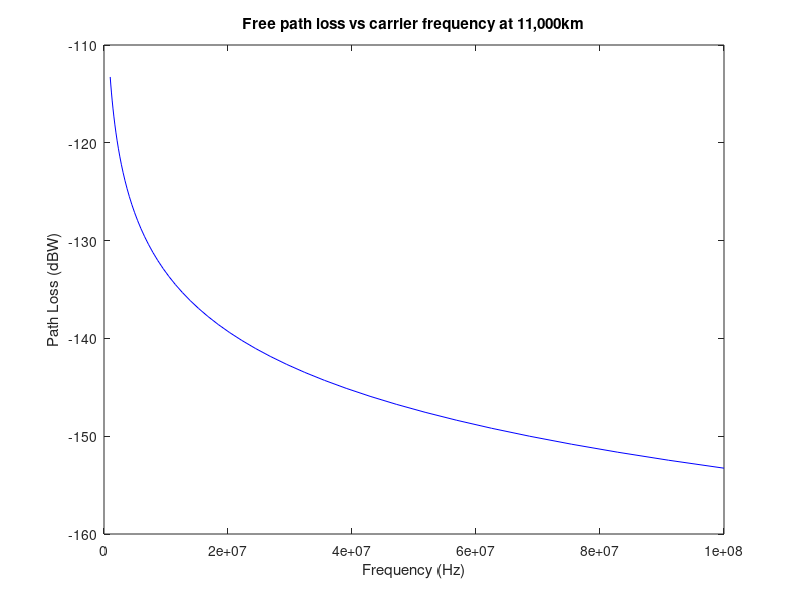

This chart was generated by the following MATLAB code:
%% Signal Power vs carrier frequency
y2 = logspace(6,8);
free_path_loss = -20*log10((4*pi*11000000*y2)/3e8);

figure(3);
plot (y2, free_path_loss, 'b')
title ('Free path loss vs carrier frequency at 11,000km');

xlabel('Frequency (Hz)') 
ylabel('Path Loss (dBW)') 